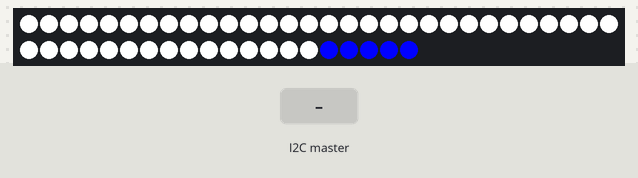
Simulated run of this sketch. Board: Arduino Uno, built with avr-gcc and run on an emulated ATmega328P. Shown: 50 RGB LEDs in strip order, left to right, continuing on the next row. The inputs (shaded band) are chosen by the test bench.

Above: at 1.2 s.
1.3 s: the I2C master sends the byte 90
At 2.3 s:
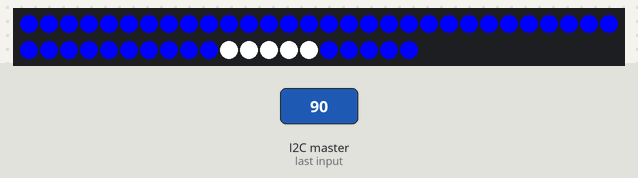
2.8 s: the I2C master sends "y"
At 3.7 s:
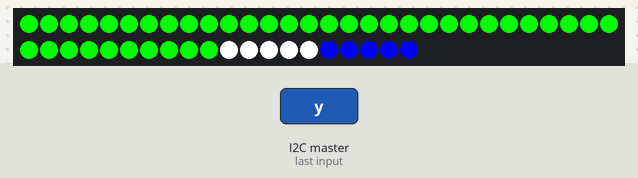
4.3 s: the I2C master sends "x"
At 5.0 s:
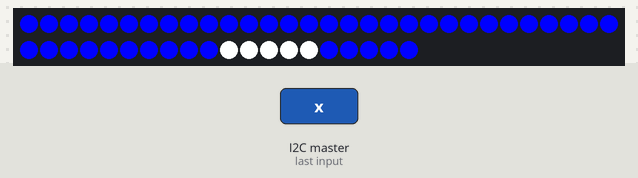
Timing chart, 0 to 7.3 s (numbered marks = the images above; inputs shaded):
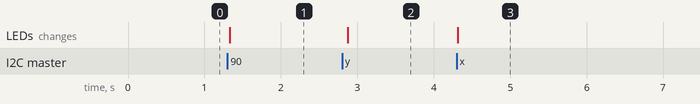

The sketch:

i2cTest.ino.ino
```cpp
#include <FastLED.h>
#include <Wire.h>
#define green 0x00ff00
#define blue 0x0000ff
#define black 0x000000
#define red 0xff0000
#define white 0xffffff
#define num_leds 50

CRGB leds[num_leds];
float fork_height;
boolean alliance;
boolean fork;
boolean enabled;

void setup() {
  FastLED.addLeds<NEOPIXEL, 6>(leds, num_leds);
  Wire.begin(84);
  Wire.onReceive(receiveEvent);
}
void loop() {
   if (alliance == true) {
    for(int i = 0; i < fork_height; i++) {
      leds[i] = red;
    }
    for(int i = num_leds - 5; i < num_leds; i++)
      leds[i] = red;
   }
  else  if(alliance == false) {
    for(int i = 0; i < fork_height; i++) {
      leds[i] = blue;
    }
    for(int i = num_leds - 5; i < num_leds; i++) {
      leds[i] = blue;
    }
   }
   if(fork == true){
    for(int i = 0; i < fork_height; i++) {
      leds[i] = green;
    }
   }
   for(int i = fork_height; i < num_leds - 5; i++) {
      leds[i] = white;
   }
  FastLED.show();
  delay(100);
}

void receiveEvent(int howMany) {
  int x = Wire.read();
  if (x <= 100) {
    fork_height=(x/100.0)*(num_leds - 5);
  }
  else if (x == 202 || x == 200) {
    enabled = false;
  }
  else if (x == 201 || x == 203) {
    enabled = true;
  }

  else if (x == 121) {
    fork = true;
  }
  else if (x == 120) {
    fork = false;
  }
  else if (x == 130){
    alliance = true;
  }
  else if (x == 131){
    alliance = false;
  }
}
```

Measured:
- after the input at 1.3 s, the LEDs: change at once (image 1)
- after the input at 2.8 s, the LEDs: change after 0.07 s (image 2)
- after the input at 4.3 s, the LEDs: change at once (image 3)
